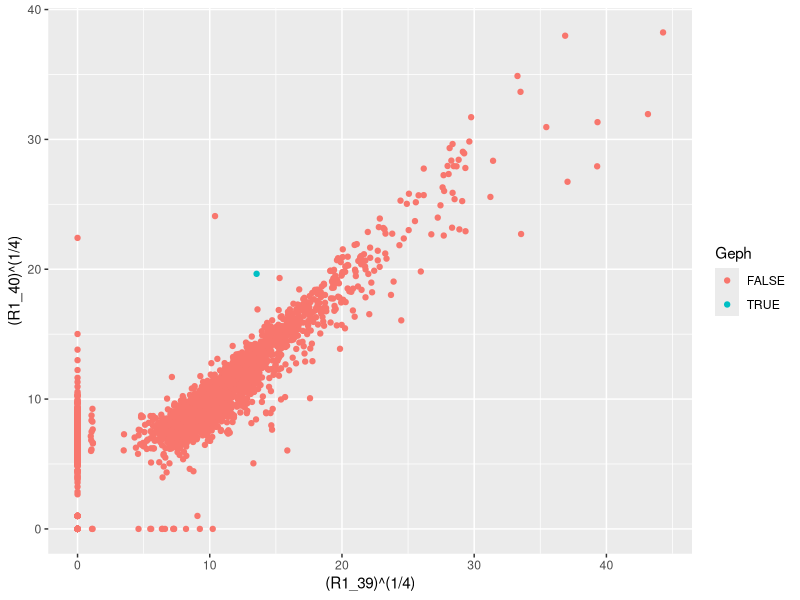
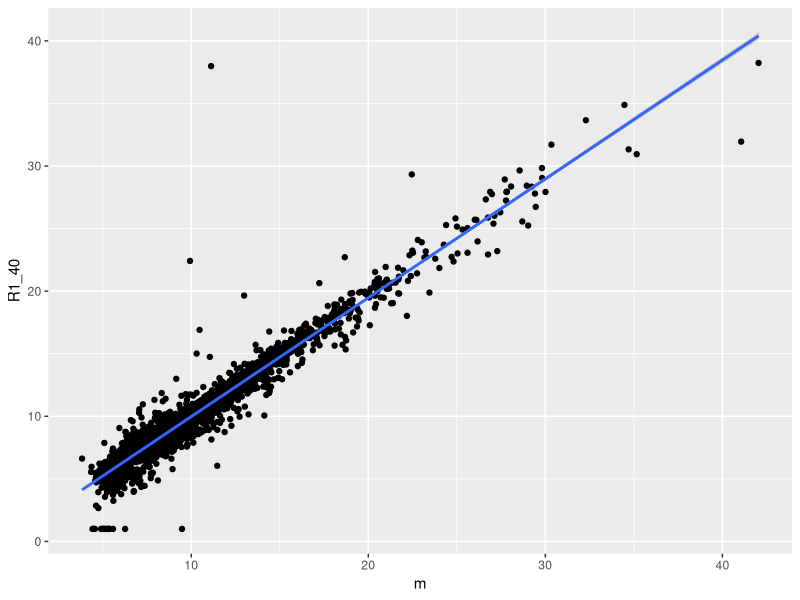

These charts were generated, in order, by the following R code:
suppressMessages(require(tidyverse))
suppressMessages(require(dplyr))
suppressMessages(require(Matrix))
library(ggplot2)

namechange = function(geph){
  a = apply(as.matrix(colnames(geph)),1,grepl, pattern = "Schulte")
  colnames(geph)[a] = gsub(
    ".*Fu_","",colnames(geph)[a]
  )
  colnames(geph)[a] = gsub(
    ".raw.PG.Quantity","",colnames(geph)[a]
  )
  geph
}

ms = read.delim("data/data.xls.txt", stringsAsFactors = FALSE)

an = namechange(ms)
an1 = an[,c(1, which(apply(as.matrix(colnames(an)),1,grepl, pattern = "R1")))]
an1=t(t(an1))

#the following three lines always togheter!!! never alone
a=as.double(substring(colnames(an1)[2:41],4))
an1[,2:41] = an1[,(order(a)+1)]
colnames(an1)[2:41] = colnames(an1)[(order(a)+1)]

for(j in 1:dim(an1)[1]){
  an1[j,which(an1[j,]=="Filtered")] = "0" 
}

class(an1) <- "numeric"

an1 = cbind(an1,matrix(apply(an1[,2:41],1,sum),ncol=1)) 
colnames(an1)[42]="summe"

an1 =an1[order(an1[,42]),]

an1.df = as.data.frame(an1)
an1.df$ds = apply(an1[,2:41],1,mean)
an1.df$Geph= FALSE
an1.df$Geph[an1.df$Index==450] = TRUE

pgm = ggplot(an1.df,aes((R1_39)^(1/4),(R1_40)^(1/4), color= Geph))+
  geom_point()
pgm

an.c = an[,c(1,
             which(apply(as.matrix(colnames(an)),1,grepl, pattern = "R1")),
             which(apply(as.matrix(colnames(an)),1,grepl, pattern = "R2"))
             )]
#alles zusammen
b= as.double(substring(colnames(an.c)[2:81],4))
an.c[,2:81] = an.c[,(order(b)+1)]
colnames(an.c)[2:81] = colnames(an.c)[(order(b)+1)]

for(j in 1:dim(an.c)[1]){
  an.c[j,which(an.c[j,]=="Filtered")] = "0" 
}
for(i in 2:dim(an.c)[2]){
  class(an.c[,i]) <- "numeric"
}

an.c[,-1] = (an.c[,-1])^(1/4)

set.seed(1337)
for(j in 1:dim(an.c)[1]){
  an.c[j,which(an.c[j,]==0)] = rnorm(sum(an.c[j,]==0),5.25,0.5) 
}

an.c$m = apply(an.c[2:81],1,mean)

pgm = ggplot(an.c,aes(m,R1_40))+
  geom_point()+
  geom_smooth(method = "lm")

pgm

scal = function(an.c,stand){
  slopes=data.frame(Index= 1:dim(an.c)[1], "1" = lm(formula = m~R1_1, data = an.c)$coefficients[2])
  for(b in 3: 81){
    e = data.frame(A=an.c$m, B= an.c[,b])
    slopes$A= lm(formula = A~B, data = e)$coefficients[2]
    colnames(slopes)[b]=paste0(b-1,"")
  }
  an.c[,2:81]=an.c[,2:81]*(slopes[,stand]/slopes[,2:81])
  an.c
}
an.c=scal(an.c,2)










